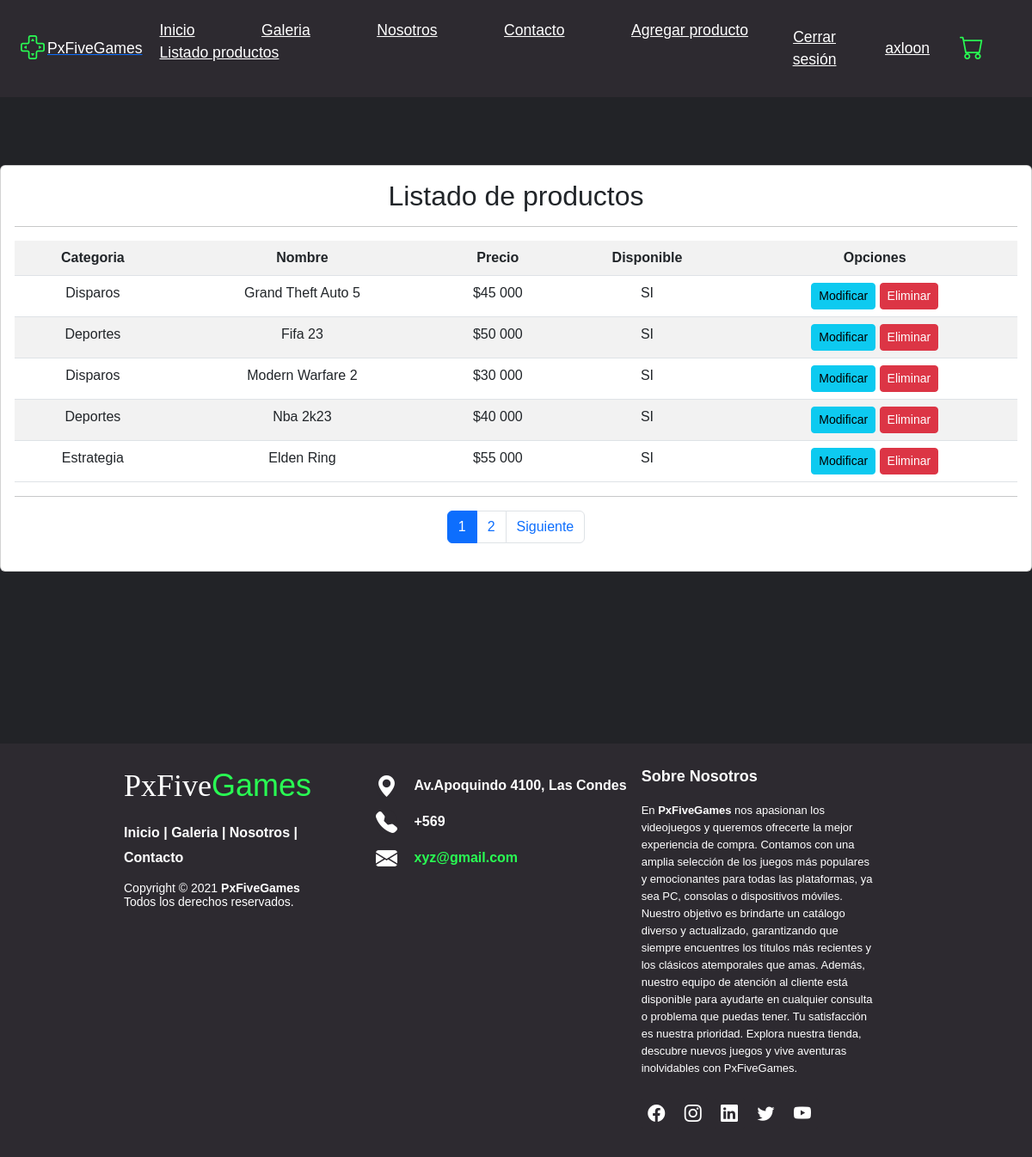
Screenshot of /listar-producto/ (signed in) with the database file from the repository.
### pxfivegames/models.py (models this page shows, shortened)
class Producto(models.Model):
    nombre = models.CharField(max_length=50)
    descripcion = models.TextField()
    disponible = models.BooleanField()
    precio = models.IntegerField()
    categoria = models.ForeignKey(Categoria, on_delete=models.PROTECT)
    imagen = models.ImageField(upload_to="productos", null=True)

class Categoria(models.Model):
    nombre = models.CharField(max_length=50)
    def __str__(self):
        return self.nombre

### pxfivegames/views.py (the view)
# urls.py: path('listar-producto/', listar_productos, name="listar_productos"),
def listar_productos(request):
    productos = Producto.objects.all()
    page = request.GET.get('page', 1)
    try:
        paginator = Paginator(productos, 5)
        productos = paginator.page(page)
    except:
        raise Http404
    data = {
        'entity': productos,
        'paginator': paginator
    }
    return render(request, 'pxfivegames/producto/listar.html', data)

### pxfivegames/templates/pxfivegames/producto/listar.html (shortened to what this page needs)
{% extends 'pxfivegames/base.html' %}
{% block contenido %}
{% load humanize %}
<br>
<br>
<br>
<div class="card">
    <div class="card-body">
        <h2>Listado de productos</h2>
        <hr>
        <table class="table table-striped table-hover table-responsive-sm">
            <tr>
                <th>Categoria</th>
                <th>Nombre</th>
                <th>Precio</th>
                <th>Disponible</th>
                <th>Opciones</th>
            </tr>
            {% for p in entity %}
            <tr>
                <td>{{ p.categoria | capfirst }}</td>
                <td>{{ p.nombre | title }}</td>
                <td>${{ p.precio | intcomma }}</td>
                <td>
                    {% if p.disponible %}
                    SI
                    {% else %}
                    NO
                    {% endif %}
                </td>
                <td>
                    <a href="{% url 'modificar_producto' p.id %}" class="btn btn-info btn-sm">Modificar</a>
                    <a href="#" onclick="eliminarProducto({{ p.id }})" class="btn btn-danger btn-sm">Eliminar</a>
                </td>
            </tr>
            {% endfor %}
        </table>
        <hr>
        <div>
            {% include 'pxfivegames/paginator.html' %}
        </div>
    </div>
</div>
{% endblock %}

### pxfivegames/templates/pxfivegames/base.html (shortened to what this page needs)
<!DOCTYPE html>
<html lang="en">
<head>
  {% load static %}
  <link href="https://cdn.jsdelivr.net/npm/bootstrap@5.3.0/dist/css/bootstrap.min.css" rel="stylesheet">
  <link rel="stylesheet" type="text/css" href="{% static 'pxfivegames/css/style.css' %}">
  <link rel="stylesheet" href="https://cdn.jsdelivr.net/npm/bootstrap-icons@1.10.5/font/bootstrap-icons.css">
</head>
<body>
  <header>
    <a href="#" class="logo"><i class="bi bi-dpad"></i><span>PxFiveGames</span></a>
    <ul class="navbar">
      <li><a href="{% url 'home' %}">Inicio</a></li>
      <li><a href="{% url 'galeria' %}">Galeria</a></li>
      <li><a href="{% url 'nosotros' %}">Nosotros</a></li>
      <li><a href="{% url 'contacto' %}">Contacto</a></li>
      <li><a href="{% url 'agregar_producto' %}">Agregar producto</a></li>
      <li><a href="{% url 'listar_productos' %}">Listado productos</a></li>
    </ul>
    <div class="main">
      {% if user.is_authenticated %}
      <a href="{% url 'logout' %}" class="user">Cerrar sesión</a>
      <a href="#">{{ user.username }}</a>
      {% else %}
      <a href="{% url 'login' %}" class="user">Iniciar sesión</a>
      <a href="{% url 'registro' %}" class="user">Registrate</a>
      {% endif %}
      <a href="#" class="icon"><i class="bi bi-cart"></i></a>
    </div>
  </header>
  <br><br><br><br><br>
  {% block contenido %}
  {% endblock %}
  <br><br><br><br><br>
  <footer class="footer-distributed">
    <div class="footer-left">
      <h3>PxFive<span>Games</span></h3>
      <p class="footer-links">
        <a href="index.html">Inicio</a>
        |
        <a href="/Gallery/gallery.html">Galeria</a>
        |
        <a href="/AboutUs/aboutUs.html">Nosotros</a>
        |
        <a href="/Contact/contact.html">Contacto</a>
      </p>
      <p class="footer-company-name">Copyright © 2021 <strong>PxFiveGames</strong> <br> Todos los derechos reservados.</p>
    </div>
    <div class="footer-center">
      <div>
        <i class="bi bi-geo-alt-fill"></i>
        <p>Av.Apoquindo 4100, Las Condes</p>
      </div>
      <div>
        <i class="bi bi-telephone-fill"></i>
        <p>+569</p>
      </div>
      <div>
        <i class="bi bi-envelope-fill"></i>
        <p><a href="mailto:sagar00001.co@gmail.com">xyz@gmail.com</a></p>
      </div>
    </div>
    <div class="footer-right">
      <p class="footer-company-about">
        <span>Sobre Nosotros</span>
        En <strong>PxFiveGames</strong> nos apasionan los videojuegos y queremos ofrecerte la mejor experiencia de compra.
        Contamos con una amplia selección de los juegos más populares y emocionantes para todas las plataformas, ya sea PC, consolas o dispositivos móviles.
        Nuestro objetivo es brindarte un catálogo diverso y actualizado, garantizando que siempre encuentres los títulos más recientes y los clásicos atemporales que amas.
        Además, nuestro equipo de atención al cliente está disponible para ayudarte en cualquier consulta o problema que puedas tener. Tu satisfacción es nuestra prioridad.
        Explora nuestra tienda, descubre nuevos juegos y vive aventuras inolvidables con PxFiveGames.
      </p>
      <div class="footer-icons">
        <a href="https://es-la.facebook.com/"><i class="bi bi-facebook"></i></a>
        <a href="https://www.instagram.com/"><i class="bi bi-instagram"></i></a>
        <a href="https://www.linkedin.com/"><i class="bi bi-linkedin"></i></a>
        <a href="https://twitter.com/"><i class="bi bi-twitter"></i></a>
        <a href="https://www.youtube.com/"><i class="bi bi-youtube"></i></a>
      </div>
    </div>
  </footer>
</body>
</html>

### pxfivegames/static/pxfivegames/css/style.css (style rules this page uses)
* { padding: 0; margin: 0; box-sizing: border-box; font-family: "Poppins", sans-serif; text-decoration: none; list-style: none; }
:root { --bg-color: #222327; --contrast-color: #2d2a30; --text-color: #fff; --main-color: #29fd53; }
body { min-height: 100vh; background: var(--bg-color); color: var(--text-color); text-align: center; }
header { position: fixed; width: 100%; top: 0; right: 0; z-index: 1000; display: flex; align-items: center; justify-content: space-between; background: transparent; padding: 28px 12%; background: var(--contrast-color); transition: all 0.5s ease; }
.logo { display: flex; align-items: center; }
.logo i { color: var(--main-color); font-size: 28px; margin-right: 3px; }
.logo span { color: var(--text-color); font-size: 1.1rem; font-weight: 500; }
.navbar { display: flex; }
.navbar a { color: var(--text-color); font-size: 1.1rem; font-weight: 500; padding: 5px 0; margin: 0px 30px; transition: all 0.5s ease; }
.main { display: flex; align-items: center; }
.main a { margin-right: 25px; margin-left: 10px; color: var(--text-color); font-size: 1.1rem; font-weight: 500; transition: all 0.5s ease; }
.user { display: flex; align-items: center; }
.icon i { color: var(--main-color); font-size: 28px; margin-right: 7px; }
@media (max-width: 1280px) { header { padding: 14px 2%; transition: 0.2s; } }
@media (max-width: 1280px) { .navbar a { padding: 5px 0; margin: 0px 20px; } }
footer { position: relative; bottom: 0; }
.footer-distributed { background-color: var(--contrast-color); box-sizing: border-box; width: 100%; text-align: left; font: bold 16px sans-serif; padding: 28px 12%; margin-top: 80px; }
.footer-distributed .footer-left, .footer-distributed .footer-center, .footer-distributed .footer-right { display: inline-block; vertical-align: top; }
.footer-distributed .footer-left { width: 30%; }
.footer-distributed h3 { color: var(--text-color); font: normal 36px "Cookie", cursive; margin: 0; }
.footer-distributed h3 span { color: var(--main-color); }
.footer-distributed .footer-links { color: var(--text-color); margin: 20px 0 12px; }
.footer-distributed .footer-links a { display: inline-block; line-height: 1.8; text-decoration: none; color: inherit; }
.footer-distributed .footer-company-name { color: var(--text-color); font-size: 14px; font-weight: normal; margin: 0; }
.footer-distributed .footer-center { width: 35%; }
.footer-distributed .footer-center i { background-color: var(--contrast-color); color: var(--text-color); font-size: 25px; width: 38px; height: 38px; border-radius: 50%; text-align: center; line-height: 42px; margin: 10px 15px; vertical-align: middle; }
.footer-distributed .footer-center p { display: inline-block; color: var(--text-color); vertical-align: middle; margin: 0; }
.footer-distributed .footer-center p a { color: var(--main-color); text-decoration: none; }
.footer-distributed .footer-right { width: 30%; }
.footer-distributed .footer-company-about { line-height: 20px; color: var(--text-color); font-size: 13px; font-weight: normal; margin: 0; }
.footer-distributed .footer-company-about span { display: block; color: var(--text-color); font-size: 18px; font-weight: bold; margin-bottom: 20px; }
.footer-distributed .footer-icons { margin-top: 25px; }
.footer-distributed .footer-icons a { display: inline-block; width: 35px; height: 35px; cursor: pointer; background-color: var(--contrast-color); border-radius: 2px; font-size: 20px; color: var(--text-color); text-align: center; line-height: 35px; margin-right: 3px; margin-bottom: 5px; }

### rows the page displays
Producto: categoria "Disparos", nombre "Grand Theft Auto 5", precio "45 000", disponible "SI"
Producto: categoria "Deportes", nombre "Fifa 23", precio "50 000", disponible "SI"
Producto: categoria "Disparos", nombre "Modern Warfare 2", precio "30 000", disponible "SI"
Producto: categoria "Deportes", nombre "Nba 2k23", precio "40 000", disponible "SI"
Producto: categoria "Estrategia", nombre "Elden Ring", precio "55 000", disponible "SI"

### other values shown
{{ user.username }} "axloon"
{{ page }} "1" "2"
